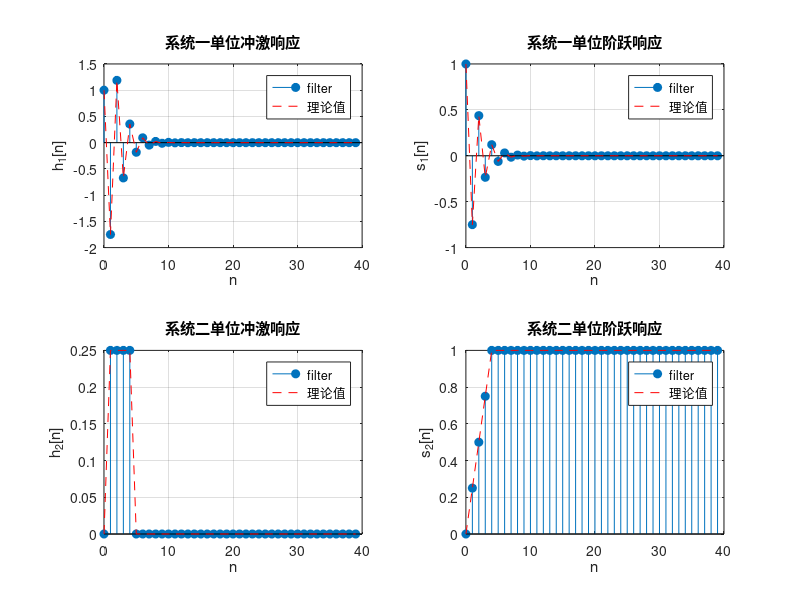

MATLAB code to generate this figure: (Note: this script raises an error after producing the figure.)
%% 实验3 离散系统的差分方程、冲激响应和卷积分析
clear; close all; clc;

response_length = 40;
n = 0:response_length-1;
delta = [1, zeros(1, response_length-1)];
unit_step = ones(1, response_length);

% 系统一：y[n]+0.75y[n-1]+0.125y[n-2]=x[n]-x[n-1]
b1 = [1, -1];
a1 = [1, 0.75, 0.125];
h1 = filter(b1, a1, delta);
s1 = filter(b1, a1, unit_step);
h1_theory = 6*(-0.5).^n - 5*(-0.25).^n;
s1_theory = 4*((-0.25).^(n+1) - (-0.5).^(n+1));

% 系统二：y[n]=0.25{x[n-1]+x[n-2]+x[n-3]+x[n-4]}
b2 = [0, 0.25, 0.25, 0.25, 0.25];
a2 = 1;
h2 = filter(b2, a2, delta);
s2 = filter(b2, a2, unit_step);
h2_theory = [b2, zeros(1, response_length-numel(b2))];
s2_theory = cumsum(h2_theory);

result_dir = fullfile(fileparts(mfilename('fullpath')), 'results');
if ~exist(result_dir, 'dir'), mkdir(result_dir); end

fig1 = figure('Name', '实验3：冲激响应和阶跃响应', 'Color', 'w');
subplot(2,2,1); stem(n, h1, 'filled'); hold on; plot(n, h1_theory, 'r--'); grid on;
title('系统一单位冲激响应'); xlabel('n'); ylabel('h_1[n]'); legend('filter', '理论值');
subplot(2,2,2); stem(n, s1, 'filled'); hold on; plot(n, s1_theory, 'r--'); grid on;
title('系统一单位阶跃响应'); xlabel('n'); ylabel('s_1[n]'); legend('filter', '理论值');
subplot(2,2,3); stem(n, h2, 'filled'); hold on; plot(n, h2_theory, 'r--'); grid on;
title('系统二单位冲激响应'); xlabel('n'); ylabel('h_2[n]'); legend('filter', '理论值');
subplot(2,2,4); stem(n, s2, 'filled'); hold on; plot(n, s2_theory, 'r--'); grid on;
title('系统二单位阶跃响应'); xlabel('n'); ylabel('s_2[n]'); legend('filter', '理论值');
sgtitle('差分方程的理论结果与程序结果');
saveas(fig1, fullfile(result_dir, 'impulse_and_step_responses.png'));

%% 用卷积验证 FIR 系统
test_input = [1, 2, -1, 0.5, zeros(1, 15)];
y_filter = filter(b2, a2, test_input);
y_conv_full = conv(test_input, b2);
y_conv = y_conv_full(1:numel(test_input));

fig2 = figure('Name', '实验3：卷积验证', 'Color', 'w');
stem(0:numel(test_input)-1, y_filter, 'filled'); hold on;
plot(0:numel(test_input)-1, y_conv, 'ro'); grid on;
xlabel('n'); ylabel('y[n]'); title('系统二：filter 与 conv 的结果');
legend('filter', 'conv', 'Location', 'best');
saveas(fig2, fullfile(result_dir, 'convolution_verification.png'));

fprintf('系统一冲激响应最大误差：%.3e\n', max(abs(h1-h1_theory)));
fprintf('系统一阶跃响应最大误差：%.3e\n', max(abs(s1-s1_theory)));
fprintf('系统二冲激响应最大误差：%.3e\n', max(abs(h2-h2_theory)));
fprintf('系统二阶跃响应最大误差：%.3e\n', max(abs(s2-s2_theory)));
fprintf('filter 与 conv 最大误差：%.3e\n', max(abs(y_filter-y_conv)));
